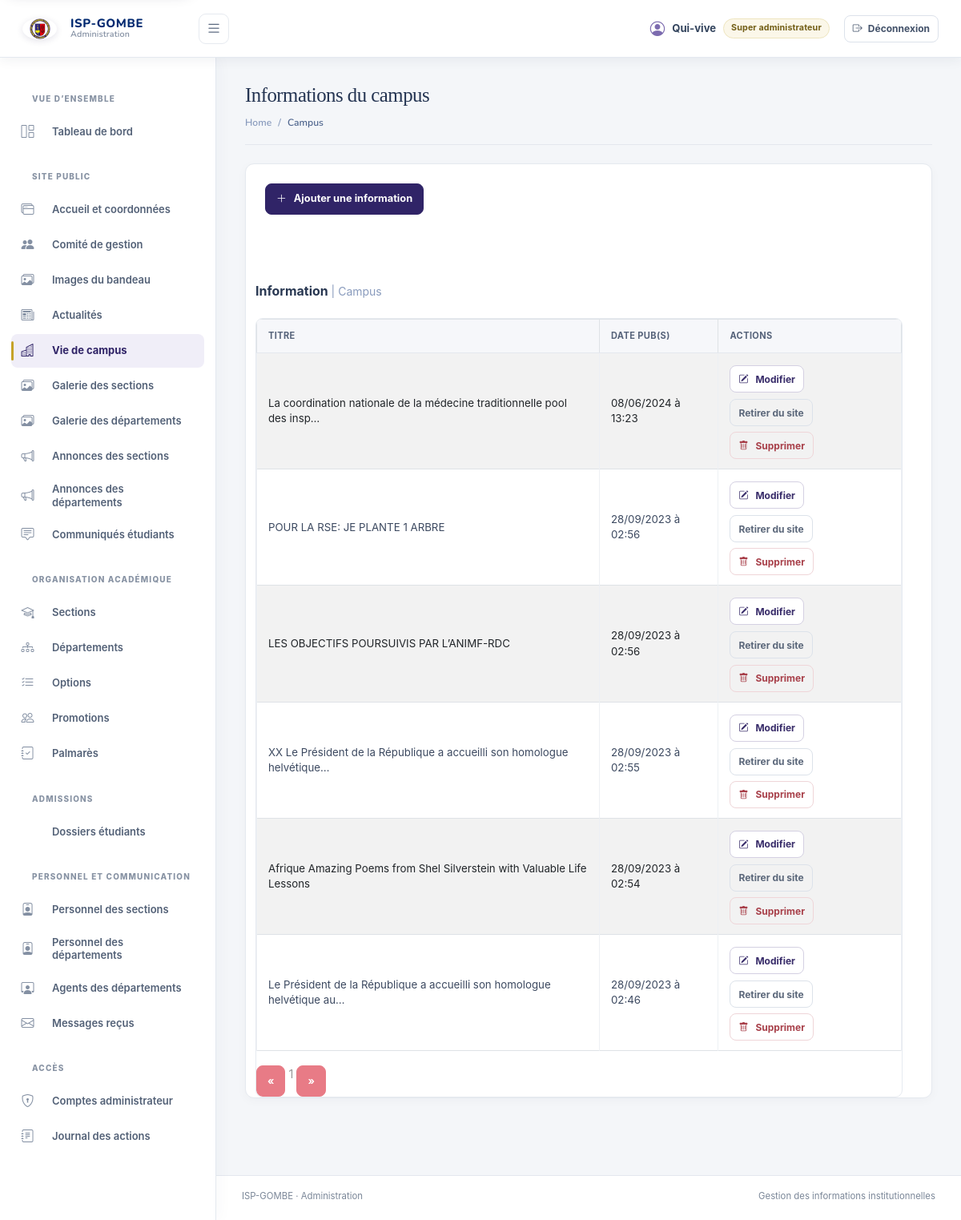
/admin/index.php?pages=campus (signed in), run on the app's committed database.
### tables this page shows
CREATE TABLE IF NOT EXISTS `campus` (
  `id_act` int NOT NULL AUTO_INCREMENT,
  `titre` varchar(150) DEFAULT NULL,
  `description` text,
  `photo` varchar(50) DEFAULT NULL,
  `categorie` int DEFAULT NULL,
  `id_adm` int DEFAULT NULL,
  `date_pub` datetime DEFAULT NULL,
  `etat_depot` int DEFAULT '0',
  `etat_modifier` int DEFAULT '0',
  PRIMARY KEY (`id_act`)
);

### admin/functions/campus.funct.php (called while the page is built, shortened)
<?php
$perPage = 10;
$total = (int) $bdd->query('SELECT COUNT(*) FROM campus WHERE etat_depot = 0')->fetchColumn();
$nbPage = max(1, (int) ceil($total / $perPage));
$current = filter_var($_GET['pag'] ?? 1, FILTER_VALIDATE_INT, ['options' => ['min_range' => 1]]) ?: 1;
$current = min($current, $nbPage);
$offset = ($current - 1) * $perPage;
$les_activite = $bdd->query("SELECT * FROM campus WHERE etat_depot = 0 ORDER BY date_pub DESC LIMIT {$offset}, {$perPage}");
?>

### admin/pages/campus.php (the view, shortened to what this page needs)
<main id="main" class="main">
    <div class="pagetitle">
        <h1>Informations du campus</h1>
        <nav>
            <ol class="breadcrumb">
                <li class="breadcrumb-item"><a href="?pages=home">Home</a></li>
                <li class="breadcrumb-item active">Campus</li>
            </ol>
        </nav>
    </div>
    <div class="card">
        <div class="card-body">
            <button type="button" class="btn btn-primary" data-bs-toggle="modal" data-bs-target="#campus-create">
                <i class="bi bi-plus-lg me-1" aria-hidden="true"></i> Ajouter une information
            </button>
        </div>
        <section class="section">
            <div class="row">
                <div class="card-body pb-0">
                    <h5 class="card-title">Information <span>| Campus</span></h5>
                    <div class="news">
                        <div class="row">
                            <div class="row">
                                <div class="col-md-12">
                                    <div class="panel panel-default">
                                        <div class="panel-body">
                                            <div class="table-responsive">
                                                <table class="table table-striped table-bordered table-hover" id="dataTables-example">
                                                    <thead>
                                                    <tr>
                                                        <th>Titre</th>
                                                        <th>Date Pub(s)</th>
                                                        <th>Actions</th>
                                                    </tr>
                                                    </thead>
                                                    <tbody>
                                                    <?php while($activ=$les_activite->fetch()){
                                                        ?>
                                                        <tr class="odd gradeX">
                                                            <td><?= htmlspecialchars(mb_strimwidth((string) $activ['titre'], 0, 70, '…', 'UTF-8'), ENT_QUOTES, 'UTF-8') ?></td>
                                                            <td>
                                                                <?= htmlspecialchars(date('d/m/Y à H:i', strtotime((string) $activ['date_pub']) ?: 0), ENT_QUOTES, 'UTF-8') ?>
                                                            </td>
                                                            <td>
                                                                <details class="mb-2"><summary class="btn btn-sm btn-outline-primary"><i class="bi bi-pencil-square me-1" aria-hidden="true"></i> Modifier</summary></details>
                                                                <div class="d-flex flex-wrap gap-1">
                                                                    <form method="post" class="d-inline"><button class="btn btn-sm <?= (int) $activ['etat_modifier'] === 1 ? 'btn-outline-secondary' : 'btn-outline-success' ?>" name="admin_action" value="<?= (int) $activ['etat_modifier'] === 1 ? 'unpublish' : 'publish' ?>"><?= (int) $activ['etat_modifier'] === 1 ? 'Retirer du site' : 'Publier' ?></button></form>
                                                                    <form method="post" class="d-inline"><button class="btn btn-sm btn-outline-danger" name="admin_action" value="delete"><i class="bi bi-trash me-1" aria-hidden="true"></i> Supprimer</button></form>
                                                                </div>
                                                            </td>
                                                        </tr>
                                                    <?php } ?>
                                                    </tbody>
                                                </table>
                                                    <div class="pagination container" aria-label="Pagination campus">
                                                        <a aria-label="Page précédente" class="linkPagination <?php if($current=='1'){ echo "disabled btn btn-danger"; }else{ echo "btn btn-success"; } ?>" href="?pages=campus&amp;pag=<?php if($current !='1'){ echo $current-1; }else{ echo $current; } ?>">&laquo;</a>
                                                        <?php
                                                        for($i=1;$i<=$nbPage;$i++){
                                                            if($i==$current){
                                                                ?>
                                                                <a style="color: #999999;" class="linkPagination1" aria-current="page" href="?pages=campus&amp;pag=<?= $i ?>"><?= $i ?></a>
                                                            <?php
                                                            }  else {
                                                                ?>
                                                                <a class="linkPagination1" href="?pages=campus&amp;pag=<?= $i ?>"><?= $i ?></a>
                                                            <?php
                                                            }
                                                        }
                                                        ?>
                                                        <a aria-label="Page suivante" class="linkPagination <?php if($current==$nbPage){ echo "disabled btn btn-danger"; }else{ echo "btn btn-success"; } ?>" href="?pages=campus&amp;pag=<?php if($current !=$nbPage){ echo $current+1; }else{ echo $current; } ?>">&raquo;</a>
                                                    </div>
                                            </div>
                                        </div>
                                    </div>
                                </div>
                            </div>
                        </div>
                    </div>
                </div>
            </div>
        </section>
</main>

### data on the page
campus: titre "La coordination nationale de la médecine traditionnelle pool des insp…", date_pub "08/06/2024 à 13:23", etat_modifier "Retirer du site"
campus: titre "POUR LA RSE: JE PLANTE 1 ARBRE", date_pub "28/09/2023 à 02:56", etat_modifier "Retirer du site"
campus: titre "LES OBJECTIFS POURSUIVIS PAR L’ANIMF-RDC", date_pub "28/09/2023 à 02:56", etat_modifier "Retirer du site"
campus: titre "XX Le Président de la République a accueilli son homologue helvétique…", date_pub "28/09/2023 à 02:55", etat_modifier "Retirer du site"
campus: titre "Afrique Amazing Poems from Shel Silverstein with Valuable Life Lessons", date_pub "28/09/2023 à 02:54", etat_modifier "Retirer du site"
campus: titre "Le Président de la République a accueilli son homologue helvétique au…", date_pub "28/09/2023 à 02:46", etat_modifier "Retirer du site"

### other printed values
$_SESSION['pseudo'] "Qui-vive"
admin_role_name((int) $_SESSION['niveau']) "Super administrateur"
